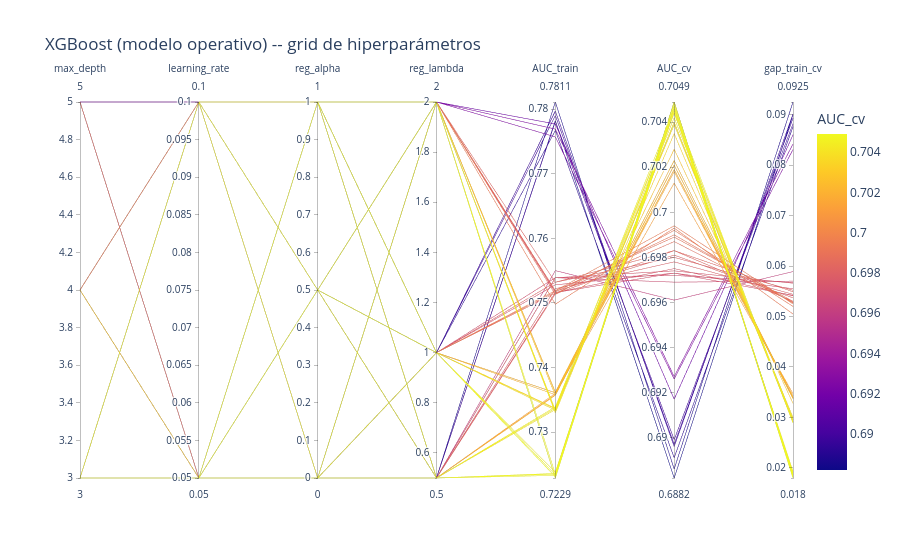
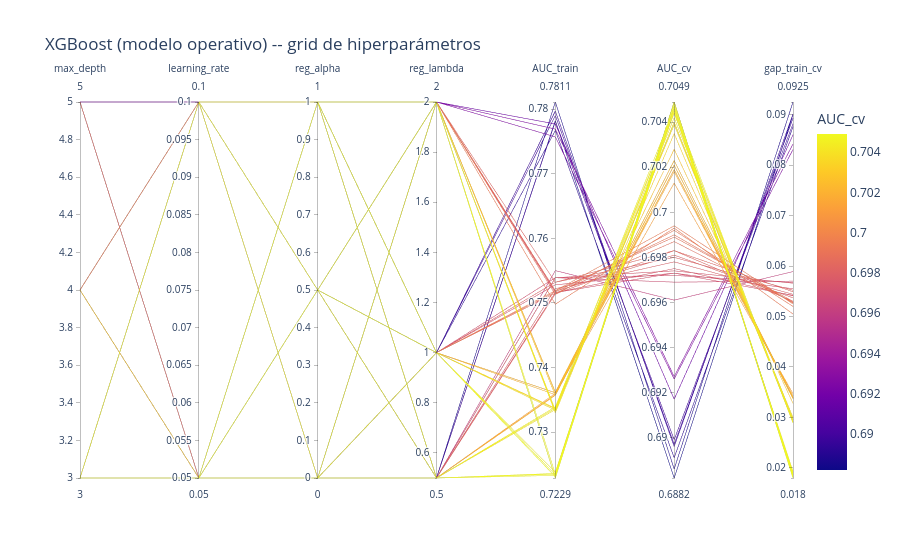

The code cell stored with these charts, in order, in its notebook:
### Markdown cell above
> **Nota:** los 5 registros a Weights \& Biases de esta Sección 1 (regresión logística, *bagging* de Random Forest, Random Forest, Gradient Boosting y XGBoost) corresponden **únicamente al ajuste del modelo operativo** (Pregunta 1, `X_train_op`). El modelo explicativo de la Sección 2 (Pregunta 2) no usa grid de hiperparámetros ni se sube a W\&B -- se entrena con la configuración por defecto de cada algoritmo, ver `entrenar_modelos_baseline`.

### Code cell
# Panel local equivalente al que se sube a W&B para este mismo grid
# (Sección 1, modelo OPERATIVO) -- útil para incluir en la memoria sin
# depender de tener acceso a la cuenta de W&B.
from src.utils.graficos_modelos import graficar_parallel_coordinates

graficar_parallel_coordinates(
    resultados_xgb,
    columnas_hiperparametros=['max_depth', 'learning_rate', 'reg_alpha', 'reg_lambda'],
    columnas_metricas=['AUC_train', 'AUC_cv', 'gap_train_cv'],
    color='AUC_cv',
    titulo='XGBoost (modelo operativo) -- grid de hiperparámetros',
    filename='../figures/04_wandb_xgb.png',
)
